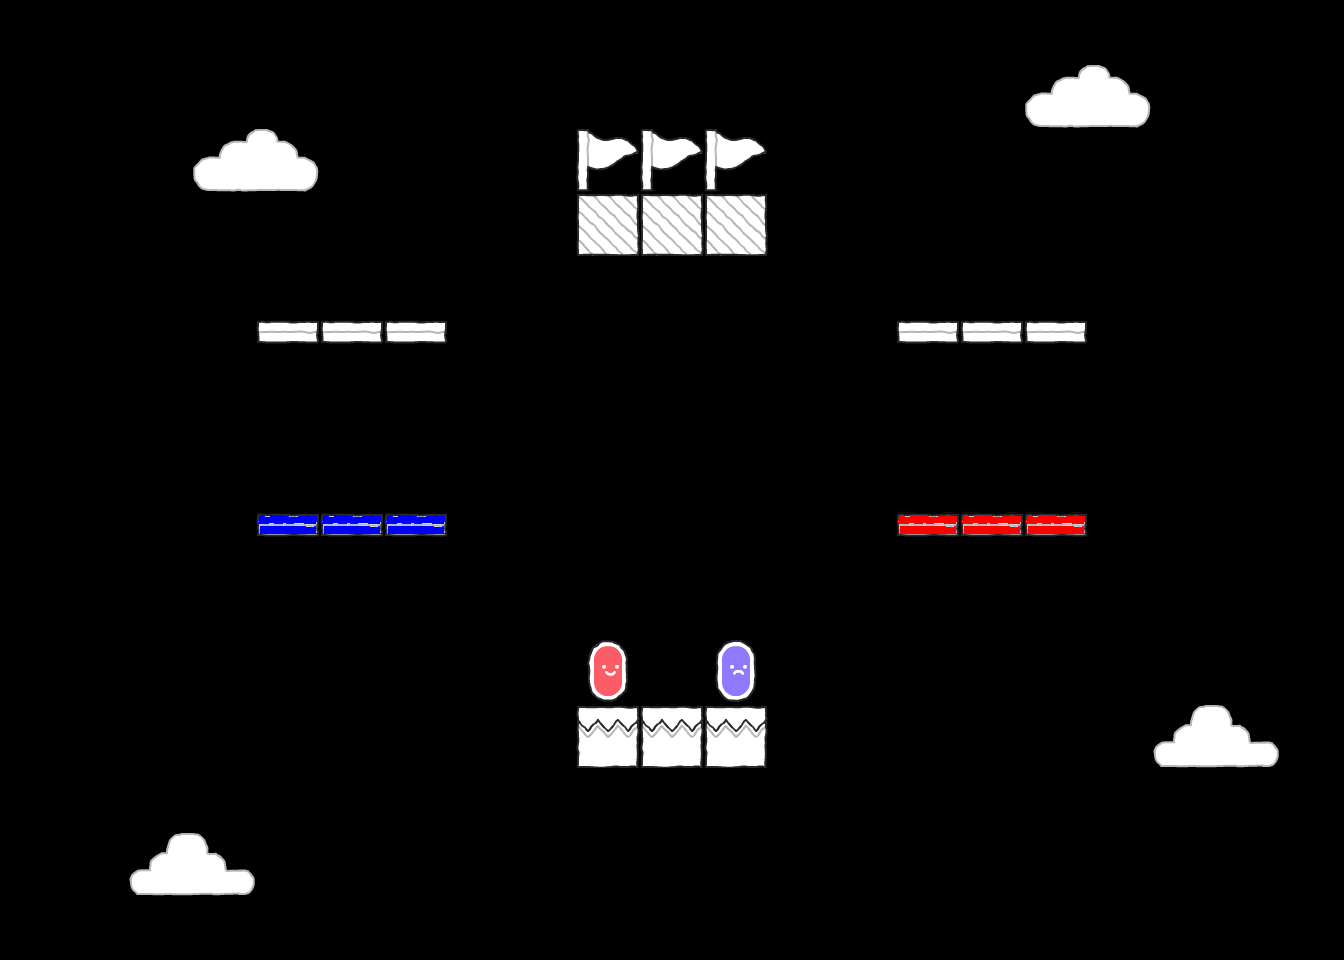

A level layout from a 2D game, rendered from its tile map. Below: a short description, then the map file with tile-grid data replaced by summaries:
An orthogonal 21x15 tile map with 64x64 px tiles, 2 tile layers (Platforms, Background), 16 hidden layers not drawn.

<map version="1.8" tiledversion="1.8.2" orientation="orthogonal" renderorder="right-down" width="21" height="15" tilewidth="64" tileheight="64" infinite="0" nextlayerid="30" nextobjectid="1">
 <editorsettings>
  <export target="MPD_Levels/LevelData.csv" format="csv" />
 </editorsettings>
 <tileset firstgid="1" source="Scribble_own.tsx" />
 <group id="4" name="Level1">
  <layer id="1" name="Platforms" width="21" height="15">
   <data>[315 cells, 20 non-empty, 7 distinct tile ids]</data>
  </layer>
  <layer id="3" name="Background" width="21" height="15">
   <data>[315 cells, 11 non-empty, 5 distinct tile ids]</data>
  </layer>
 </group>
 <group id="8" name="Level2" visible="0">
  <layer id="9" name="Platforms" width="21" height="15">
   <data>[315 cells, 26 non-empty, 7 distinct tile ids]</data>
  </layer>
  <layer id="10" name="Background" width="21" height="15">
   <data>[315 cells, 13 non-empty, 5 distinct tile ids]</data>
  </layer>
 </group>
 <group id="11" name="Level3" visible="0">
  <layer id="12" name="Platforms" width="21" height="15">
   <data>[315 cells, 20 non-empty, 5 distinct tile ids]</data>
  </layer>
  <layer id="13" name="Background" width="21" height="15">
   <data>[315 cells, 14 non-empty, 5 distinct tile ids]</data>
  </layer>
 </group>
 <group id="5" name="Level4" visible="0">
  <layer id="6" name="Platforms" width="21" height="15">
   <data>[315 cells, 36 non-empty, 6 distinct tile ids]</data>
  </layer>
  <layer id="7" name="Background" width="21" height="15">
   <data>[315 cells, 11 non-empty, 5 distinct tile ids]</data>
  </layer>
 </group>
 <group id="14" name="Level5" visible="0">
  <layer id="15" name="Platforms" width="21" height="15">
   <data>[315 cells, 40 non-empty, 6 distinct tile ids]</data>
  </layer>
  <layer id="16" name="Background" width="21" height="15">
   <data>[315 cells, 13 non-empty, 5 distinct tile ids]</data>
  </layer>
 </group>
 <group id="18" name="Level6" visible="0">
  <layer id="19" name="Platforms" width="21" height="15">
   <data>[315 cells, 38 non-empty, 6 distinct tile ids]</data>
  </layer>
  <layer id="20" name="Background" width="21" height="15">
   <data>[315 cells, 15 non-empty, 5 distinct tile ids]</data>
  </layer>
 </group>
 <group id="21" name="Level7" visible="0">
  <layer id="22" name="Platforms" width="21" height="15">
   <data>[315 cells, 11 non-empty, 5 distinct tile ids]</data>
  </layer>
  <layer id="23" name="Background" width="21" height="15">
   <data>[315 cells, 13 non-empty, 5 distinct tile ids]</data>
  </layer>
 </group>
 <group id="24" name="Level8" visible="0">
  <layer id="25" name="Platforms" width="21" height="15">
   <data>[315 cells, 30 non-empty, 7 distinct tile ids]</data>
  </layer>
  <layer id="26" name="Background" width="21" height="15">
   <data>[315 cells, 9 non-empty, 5 distinct tile ids]</data>
  </layer>
 </group>
 <group id="27" name="Level9" visible="0">
  <layer id="28" name="Platforms" width="21" height="15">
   <data>[315 cells, 59 non-empty, 7 distinct tile ids]</data>
  </layer>
  <layer id="29" name="Background" width="21" height="15">
   <data>[315 cells, 9 non-empty, 5 distinct tile ids]</data>
  </layer>
 </group>
</map>